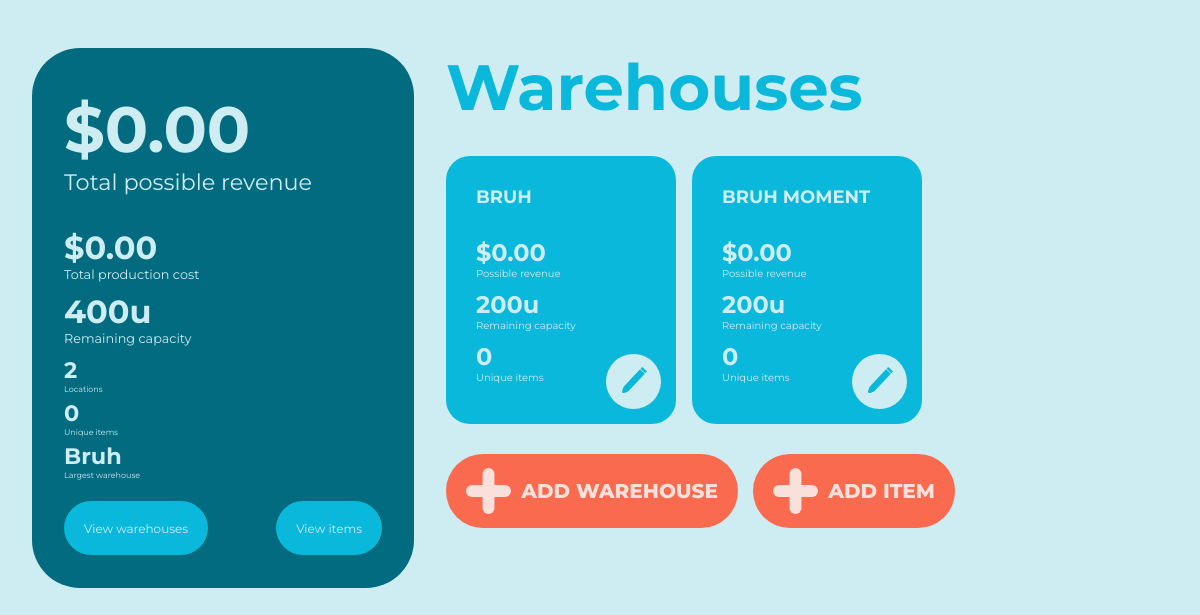
/home, run on an earlier commit of the app's database.
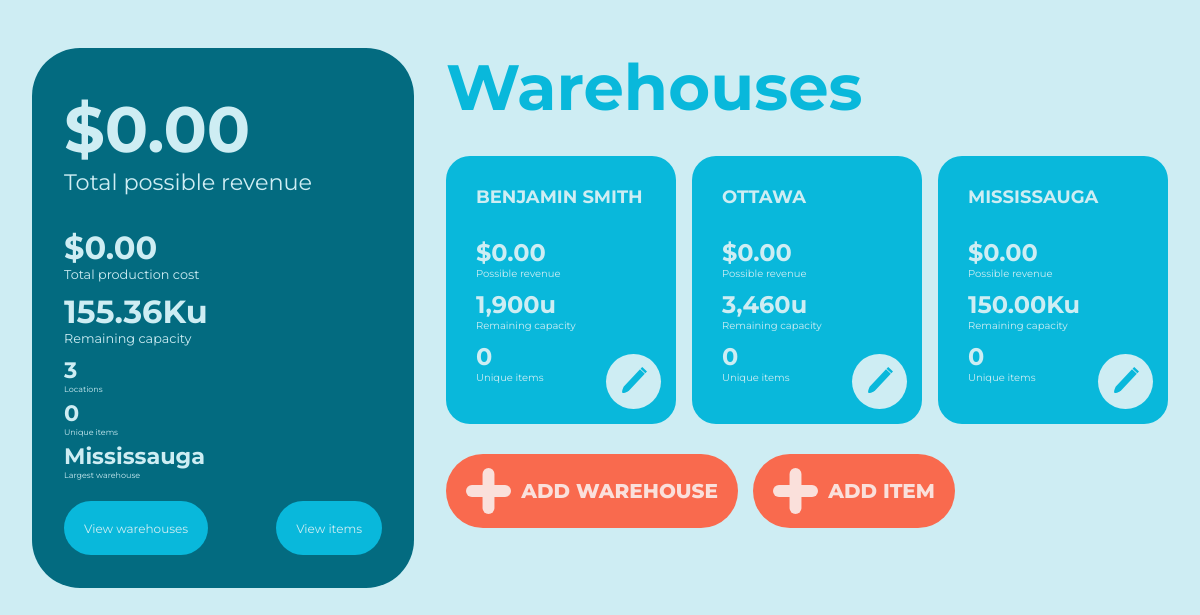
And on a later commit of the database.
### wms/models.py (models this page shows, shortened)
class Warehouse(db.Model):
    _id = db.Column(db.Integer, primary_key=True)
    name = db.Column(db.String(MAXIMUM_NAME_LEN), unique=True, nullable=False)
    capacity = db.Column(db.Integer, nullable=False)
    items = db.relationship("Item", backref="home_warehouse", lazy=True)
    @hybrid_property
    def remaining_capacity(self):
        capacityUsed = 0
        for item in self.items:
            capacityUsed += item.quantity * ItemTemplate.query.filter_by(_id=item.item_template_id).first().size
        return self.capacity - capacityUsed
    @hybrid_property
    def possible_revenue(self):
        revenue = 0
        for item in self.items:
            item_temp = ItemTemplate.query.filter_by(_id=item.item_template_id).first()
            revenue += item.quantity * (item_temp.price - item_temp.cost)
        return revenue
    @hybrid_property
    def total_production_cost(self):
        total_production_cost = 0
        for item in self.items:
            total_production_cost += item.quantity * ItemTemplate.query.filter_by(_id=item.item_template_id).first().cost
        return total_production_cost

### wms/routes.py (the view, shortened to what this page needs)
@app.route("/", methods=METHODS)
@app.route("/home", methods=METHODS)
def home():
    warehouseForm = WarehouseForm()
    itemForm = ItemForm()
    warehouseList = Warehouse.query.all()
    try:
        largest = warehouseList[0]
        for warehouse in warehouseList:
            if warehouse.capacity > largest.capacity:
                largest = warehouse
        largest = largest.name
    except IndexError:
        largest = "No data"
    productionCost = 0
    remainingCapacity = 0
    possibleRevenue = 0
    for warehouse in warehouseList:
        productionCost += warehouse.total_production_cost
        remainingCapacity += warehouse.remaining_capacity
        possibleRevenue += warehouse.possible_revenue
    if warehouseForm.validate_on_submit():
        flash(f'Warehouse "{warehouseForm.name.data}" created.')
        db.session.add(Warehouse(name=warehouseForm.name.data.title(),
                                 capacity=warehouseForm.capacity.data))
        db.session.commit()
        return redirect(url_for('home'))
    return render_template('home.html',
                           warehouseForm=warehouseForm,
                           itemForm=itemForm,
                           warehouseList=warehouseList,
                           possibleRevenue=possibleRevenue,
                           productionCost=productionCost,
                           remainingCapacity=remainingCapacity,
                           largestWarehouse=largest,
                           uniqueItems=len(ItemTemplate.query.all()),
                           price_format=price_format,
                           capacity_format=capacity_format)

### wms/functions.py (called while the page is built)
def price_format(price, small=False):
    price = round(price, 2)
    if small:
        if price >= 1000:
            price /= 1000
            return "{:.2f}K".format(price)
    if price < 10000:
        return "{:,.2f}".format(price)
    else:
        if 1000000 < price < 9000000:
            price /= 1000000
            return "{:.2f}M".format(price)
        price /= 1000
        return "{:.2f}K".format(price)

def capacity_format(capacity):
    if capacity < 10000:
        return "{:,}".format(capacity)
    elif 10000 <= capacity <= 999999:
        capacity /= 1000
        return "{:.2f}K".format(capacity)
    else:
        capacity /= 1000000
        return "{:.2f}M".format(capacity)

### wms/templates/home.html (shortened to what this page needs)
<!DOCTYPE html>
{% extends "base.html" %}
{% block content %}
<link rel="stylesheet" href="static/home.css">
<div class="stats-card">
    <h1>${{price_format(possibleRevenue, small=True)}}</h1>
    <p>Total possible revenue</p>
    <div class="main-stats">
        <h1>${{price_format(productionCost)}}</h1>
        <p>Total production cost</p>
        <h1>{{capacity_format(remainingCapacity)}}u</h1>
        <p>Remaining capacity</p>
    </div>
    <div class="small-stats">
        <h1>{{warehouseList|length}}</h1>
        <p>Locations</p>
        <h1>{{uniqueItems}}</h1>
        <p>Unique items</p>
        <h1>{{largestWarehouse}}</h1>
        <p>Largest warehouse</p>
    </div>
    <div class="buttons">
        <a href="{{url_for('warehouses')}}" class="view-button">View warehouses</a>
        <a href="{{url_for('items')}}" class="view-button">View items</a>
    </div>
</div>
<div class="warehouses-preview">
    <h1>Warehouses</h1>
    <div class="warehouse-carousel">
        <ul>
            {% for warehouse in warehouseList[0:3] %}
                <li>
                    <div class="warehouse-card">
                        <h1>{{warehouse.name}}</h1>
                        <h2>${{price_format(warehouse.possible_revenue)}}</h2>
                        <p>Possible revenue</p>
                        <h2>{{capacity_format(warehouse.remaining_capacity)}}u</h2>
                        <p>Remaining capacity</p>
                        <h2>{{warehouse.items|length}}</h2>
                        <p>Unique items</p>
                        <a href="{{url_for('view_warehouse', warehouse_name=warehouse.name)}}">
                            <button class="edit-button">
                                <img src="static/edit-button.svg" alt="Edit button">
                            </button>
                        </a>
                    </div>
                </li>
            {% endfor %}
        </ul>
    </div>
    <div class="add-button-section">
        <button class="add-button" id="add-warehouse">
            <img src="static/+.svg" alt="">
            <p>Add warehouse</p>
        </button>
        <button class="add-button" id="add-item">
            <img src="static/+.svg" alt="">
            <p>Add item</p>
        </button>
    </div>
</div>
{% endblock content %}

What changed in the data, as far as the page shows it:
added Warehouse: name "Mississauga", name "MISSISSAUGA", possible_revenue "0.00", capacity "150.00K", items|length "0"
changed Warehouse: name "BRUH" → "BENJAMIN SMITH"; capacity "200" → "1,900"
changed Warehouse: name "BRUH MOMENT" → "OTTAWA"; capacity "200" → "3,460"
Also different on the page:
{{ capacity_format(remainingCapacity) }}: "400" → "155.36K"
{{ warehouseList|length }}: "2" → "3"
{{ largestWarehouse }}: "Bruh" → "Mississauga"
